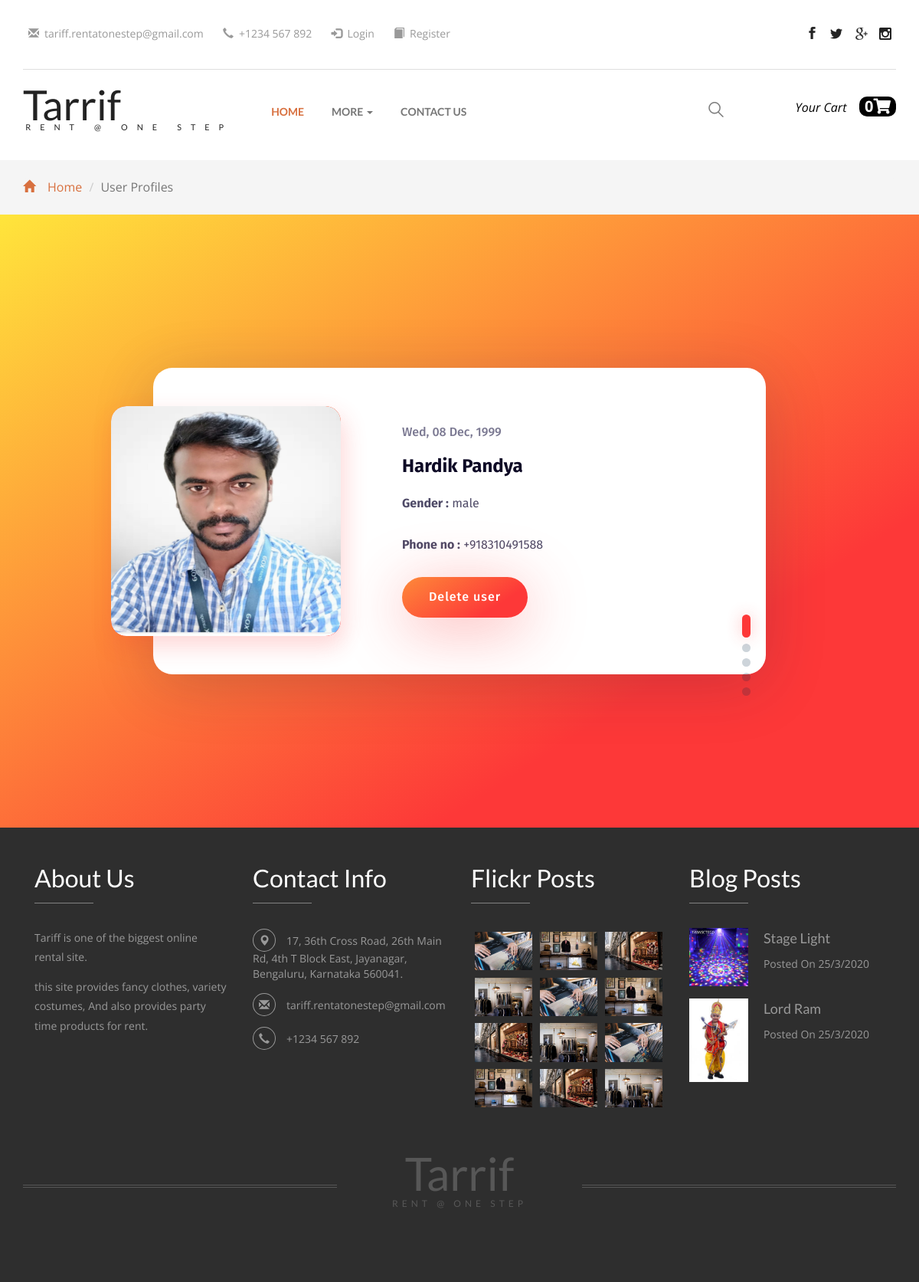
Page /accounts/Users/ on the committed database.
### accounts/models.py (models this page shows)
class Profile(models.Model):
    user=models.OneToOneField(settings.AUTH_USER_MODEL,on_delete=models.CASCADE)
    status=models.BooleanField(default=0)
    Name=models.CharField(max_length=50, blank=True, null=True,validators=[alpha])
    DOB=models.DateTimeField(blank=True, null=True)
    gender=models.CharField("Gender",max_length=20,choices=Gender,default=[0][0])
    phone=PhoneNumberField(blank=True, null=True)
    image=models.ImageField(upload_to='photos/',blank=True,)

### accounts/views.py (the view)
# urls.py: path('Users/',views.userlist.as_view(),name='userlist'),
class userlist(ListView):
    model=models.Profile
    template_name='userlist.html'
    context_object_name='userlist'

### core/templatetags/cart_template_tags.py (called while the page is built)
@register.filter
def cart_item_count(user):
    if user.is_authenticated:
        qs = Order.objects.filter(user=user, ordered=False)
        if qs.exists():
            return qs[0].items.count()
    return 0

### templates/userlist.html (shortened to what this page needs)
{% extends "base.html" %}
{% load static %}
{% block extra_head %}
<link rel="stylesheet" href="https://unpkg.com/swiper/swiper-bundle.css">
<link rel="stylesheet" href="https://unpkg.com/swiper/swiper-bundle.min.css">
{% endblock %}
{% block body %}
<div class="breadcrumbs">
  <div class="container">
    <ol class="breadcrumb breadcrumb1 animated wow slideInLeft" data-wow-delay=".5s">
      <li><a href="/"><span class="glyphicon glyphicon-home" aria-hidden="true"></span>Home</a></li>
      <li class="active">User Profiles</li>
    </ol>
  </div>
</div>
<div class="cont">
  <div class="blog-slider">
    <div class="blog-slider__wrp swiper-wrapper">
      {% for i in userlist  %}
      {% if i.Name %}
      <div class="blog-slider__item swiper-slide">
        <div class="blog-slider__img">
          {% if i.image %}
           <img src="{{i.image.url}}" alt="">
          {% else %}
            <img src="" alt="">
          {% endif %}
        </div>
        <div class="blog-slider__content">
          <span class="blog-slider__code">{{i.DOB|date:"D, d M, Y"}}</span>
          <div class="blog-slider__title">{{i.Name}}</div>
          <div class="blog-slider__text"> <b>Gender :</b> {{i.gender}}</div>
          <div class="blog-slider__text"> <b>Phone no :</b> {{i.phone}}</div>
          <a href="{% url 'accounts:conf' user=i.user %}" class="blog-slider__button">Delete user</a>
        </div>
      </div>
      {% endif %}
{% endfor %}
    </div>
    <div class="blog-slider__pagination"></div>
  </div>
  </div>
{% endblock %}

### static/css/style.css (style rules this page uses)
html, body { font-size: 100%; background: #fff; font-family: 'Open Sans', sans-serif; }
.breadcrumbs { padding:1.5em 0; background:#f5f5f5; }
.breadcrumb1 { padding:0; margin:0; }
.breadcrumb1 li { font-size:1em; color:#999; }
.breadcrumb1 li a { color:#d8703f; text-decoration:none; }
.breadcrumb1 li span { left: 0em; padding-right: 1em; color: #D8703F; }
ol { margin-bottom: 44px; }

### templates/userlist.html (style rules this page uses)
* { box-sizing: border-box; }
.cont { background-color: #ffe53b; background-image: linear-gradient(147deg, #ffe53b 0%, #fd3838 74%); min-height: 100vh; font-family: 'Fira Sans', sans-serif; display: flex; }
.blog-slider { width: 95%; position: relative; max-width: 800px; margin: auto; background: #fff; box-shadow: 0px 14px 80px rgba(34, 35, 58, 0.2); padding: 25px; border-radius: 25px; height: 400px; transition: all 0.3s; }
.blog-slider__item { display: flex; align-items: center; }
.blog-slider__item.swiper-slide-active .blog-slider__img img { opacity: 1; transition-delay: 0.3s; }
.blog-slider__item.swiper-slide-active .blog-slider__content > * { opacity: 1; transform: none; }
.blog-slider__item.swiper-slide-active .blog-slider__content > *:nth-child(1) { transition-delay: 0.3s; }
.blog-slider__item.swiper-slide-active .blog-slider__content > *:nth-child(2) { transition-delay: 0.4s; }
.blog-slider__item.swiper-slide-active .blog-slider__content > *:nth-child(3) { transition-delay: 0.5s; }
.blog-slider__item.swiper-slide-active .blog-slider__content > *:nth-child(4) { transition-delay: 0.6s; }
.blog-slider__item.swiper-slide-active .blog-slider__content > *:nth-child(5) { transition-delay: 0.7s; }
.blog-slider__img { width: 300px; flex-shrink: 0; height: 300px; background-image: linear-gradient(147deg, #fe8a39 0%, #fd3838 74%); box-shadow: 4px 13px 30px 1px rgba(252, 56, 56, 0.2); border-radius: 20px; transform: translateX(-80px); overflow: hidden; }
.blog-slider__img:after { content: ''; position: absolute; top: 0; left: 0; width: 100%; height: 100%; border-radius: 20px; opacity: 0.8; }
.blog-slider__img img { width: 100%; height: 100%; object-fit: cover; display: block; opacity: 0; border-radius: 20px; transition: all 0.3s; }
.blog-slider__content { padding-right: 25px; }
.blog-slider__content > * { opacity: 0; transform: translateY(25px); transition: all 0.4s; }
.blog-slider__code { color: #7b7992; margin-bottom: 15px; display: block; font-weight: 500; }
.blog-slider__title { font-size: 24px; font-weight: 700; color: #0d0925; margin-bottom: 20px; }
.blog-slider__text { color: #4e4a67; margin-bottom: 30px; line-height: 1.5em; }
.blog-slider__button { display: inline-flex; background-image: linear-gradient(147deg, #fe8a39 0%, #fd3838 74%); padding: 15px 35px; border-radius: 50px; color: #fff; box-shadow: 0px 14px 80px rgba(252, 56, 56, 0.4); text-decoration: none; font-weight: 500; justify-content: center; text-align: center; letter-spacing: 1px; }
.blog-slider__pagination { position: absolute; z-index: 21; right: 20px; width: 11px !important; text-align: center; left: auto !important; top: 50%; bottom: auto !important; transform: translateY(-50%); }

### rows in the picture
Profile: image (picture), DOB "Wed, 08 Dec, 1999", Name "Hardik Pandya", gender "male", phone "+918310491588"

### other values in the picture
{{ request.user|cart_item_count }} "0"
